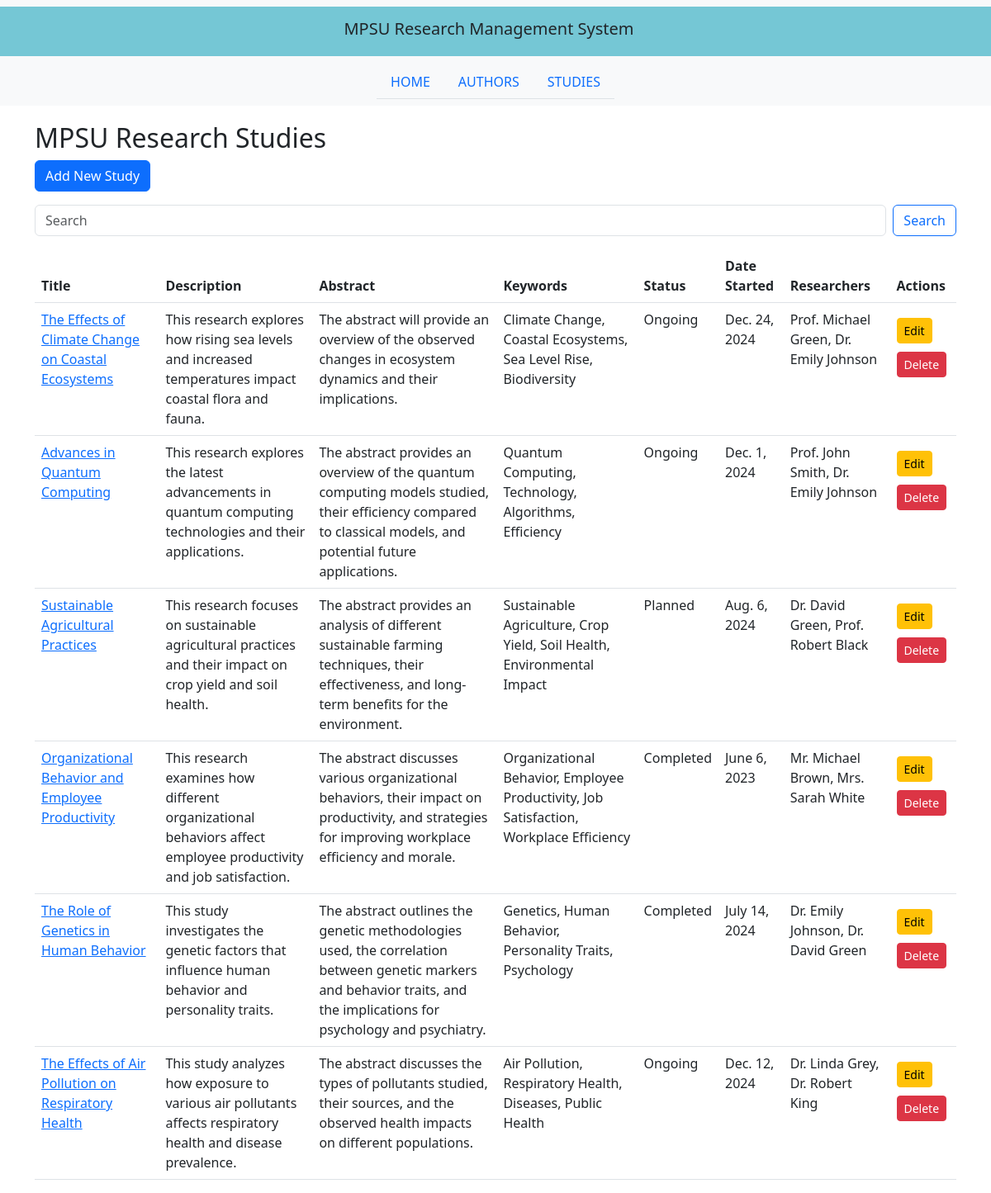
Screenshot of /studies with the database file from the repository.
### rms_app/models.py (models this page shows, shortened)
class Study(models.Model):
    author = models.ForeignKey(Author, on_delete=models.CASCADE, related_name='studies', null=True, blank=True)
    title = models.CharField(max_length=200)
    description = models.TextField()
    abstract = models.TextField()
    keywords = models.CharField(max_length=200)
    status = models.CharField(max_length=100)
    date_started = models.DateField()
    researchers = models.TextField()
    file = models.FileField(upload_to='studies/', null=True, blank=True)

### rms_app/views.py (the view)
# urls.py: path('studies', studies_list, name='studies_list'),
def studies_list(request):
    if request.method == 'POST':
        query = request.POST.get('query', '')
        studies = Study.objects.filter(title__icontains=query)  # Adjust the filter as needed
    else:
        studies = Study.objects.all()
    return render(request, 'studies.html', {'studies': studies, 'query': query if 'query' in locals() else ''})

### rms_app/templates/studies.html (shortened to what this page needs)
<!DOCTYPE html>
{% extends "index.html" %}
{% load static %}
{% block main_content %}
<div class="container" style="margin-top: 20px;">
    <h2>MPSU Research Studies</h2>
    <a href="{% url 'add_study' %}" class="btn btn-primary mb-3">Add New Study</a>
    <form class="d-flex mb-3" role="search" action="{% url 'studies_list' %}" method="POST">
        <input class="form-control me-2" type="search" placeholder="Search" aria-label="Search" name="query" value="{{ query }}">
        <button class="btn btn-outline-primary" type="submit">Search</button>
    </form>
    <table class="table table-hover">
        <thead>
            <tr>
                <th>Title</th>
                <th>Description</th>
                <th>Abstract</th>
                <th>Keywords</th>
                <th>Status</th>
                <th>Date Started</th>
                <th>Researchers</th>
                <th>Actions</th>
            </tr>
        </thead>
        <tbody>
            {% for study in studies %}
                <tr>
                    <td><a href="{% url 'study_detail' study.id %}">{{ study.title }}</a></td>
                    <td>{{ study.description }}</td>
                    <td>{{ study.abstract }}</td>
                    <td>{{ study.keywords }}</td>
                    <td>{{ study.status }}</td>
                    <td>{{ study.date_started }}</td>
                    <td>{{ study.researchers }}</td>
                    <td>
                        <a href="{% url 'edit_study' study.id %}" class="btn btn-warning btn-sm" style="margin-top: 10px;">Edit</a>
                        <a href="{% url 'delete_study' study.id %}" class="btn btn-danger btn-sm" style="margin-top: 10px;">Delete</a>
                    </td>
                </tr>
            {% endfor %}
        </tbody>
    </table>
</div>
{% endblock %}

### rows the page displays
Study: title "The Effects of Climate Change on Coastal Ecosystems", description "This research explores how rising sea levels and increased temperatures impact coastal flora and fauna.", abstract "The abstract will provide an overview of the observed changes in ecosystem dynamics and their implications.", keywords "Climate Change, Coastal Ecosystems, Sea Level Rise, Biodiversity", status "Ongoing", date_started "Dec. 24, 2024", researchers "Prof. Michael Green, Dr. Emily Johnson"
Study: title "Advances in Quantum Computing", description "This research explores the latest advancements in quantum computing technologies and their applications.", abstract "The abstract provides an overview of the quantum computing models studied, their efficiency compared to classical models, and potential future applications.", keywords "Quantum Computing, Technology, Algorithms, Efficiency", status "Ongoing", date_started "Dec. 1, 2024", researchers "Prof. John Smith, Dr. Emily Johnson"
Study: title "Sustainable Agricultural Practices", description "This research focuses on sustainable agricultural practices and their impact on crop yield and soil health.", abstract "The abstract provides an analysis of different sustainable farming techniques, their effectiveness, and long-term benefits for the environment.", keywords "Sustainable Agriculture, Crop Yield, Soil Health, Environmental Impact", status "Planned", date_started "Aug. 6, 2024", researchers "Dr. David Green, Prof. Robert Black"
Study: title "Organizational Behavior and Employee Productivity", description "This research examines how different organizational behaviors affect employee productivity and job satisfaction.", abstract "The abstract discusses various organizational behaviors, their impact on productivity, and strategies for improving workplace efficiency and morale.", keywords "Organizational Behavior, Employee Productivity, Job Satisfaction, Workplace Efficiency", status "Completed", date_started "June 6, 2023", researchers "Mr. Michael Brown, Mrs. Sarah White"
Study: title "The Role of Genetics in Human Behavior", description "This study investigates the genetic factors that influence human behavior and personality traits.", abstract "The abstract outlines the genetic methodologies used, the correlation between genetic markers and behavior traits, and the implications for psychology and psychiatry.", keywords "Genetics, Human Behavior, Personality Traits, Psychology", status "Completed", date_started "July 14, 2024", researchers "Dr. Emily Johnson, Dr. David Green"
Study: title "The Effects of Air Pollution on Respiratory Health", description "This study analyzes how exposure to various air pollutants affects respiratory health and disease prevalence.", abstract "The abstract discusses the types of pollutants studied, their sources, and the observed health impacts on different populations.", keywords "Air Pollution, Respiratory Health, Diseases, Public Health", status "Ongoing", date_started "Dec. 12, 2024", researchers "Dr. Linda Grey, Dr. Robert King"
